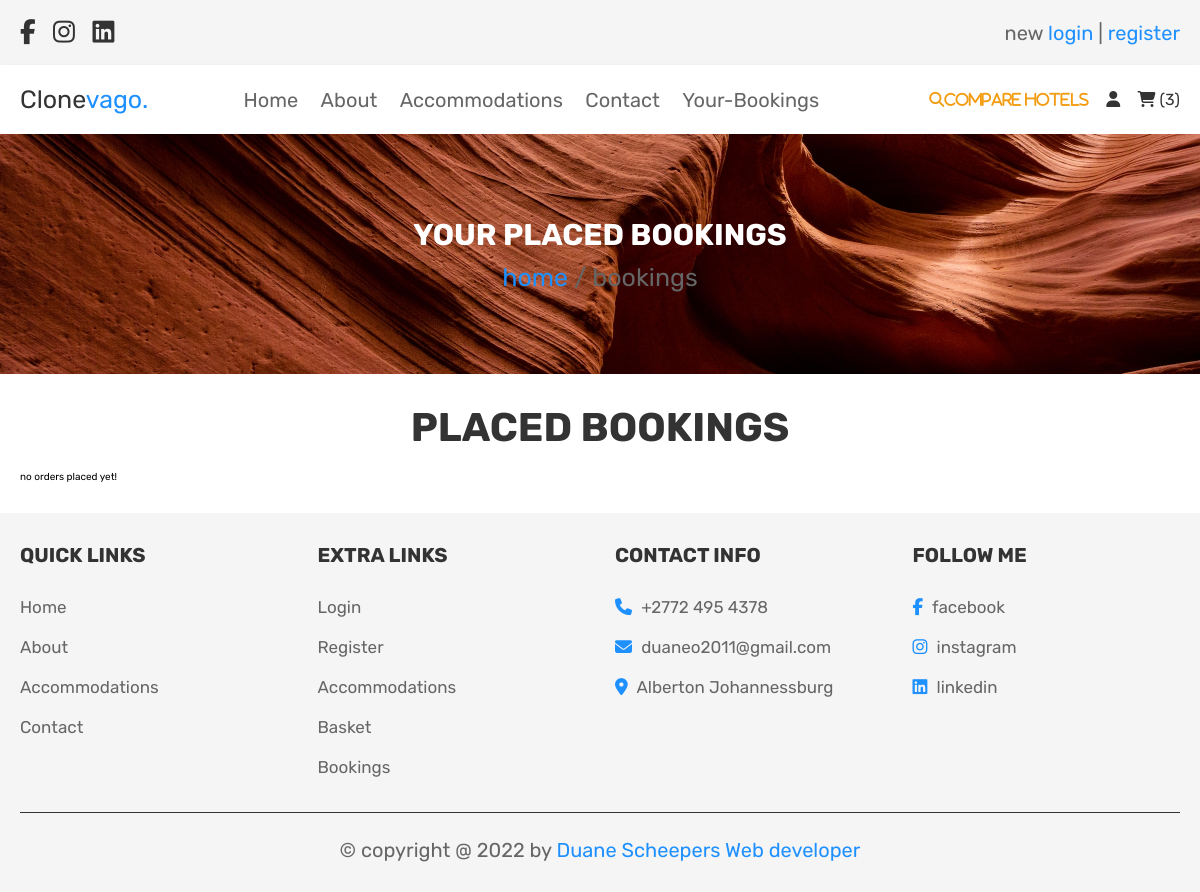
Before: /pages/bookings_page.php (signed in) with the older database file.
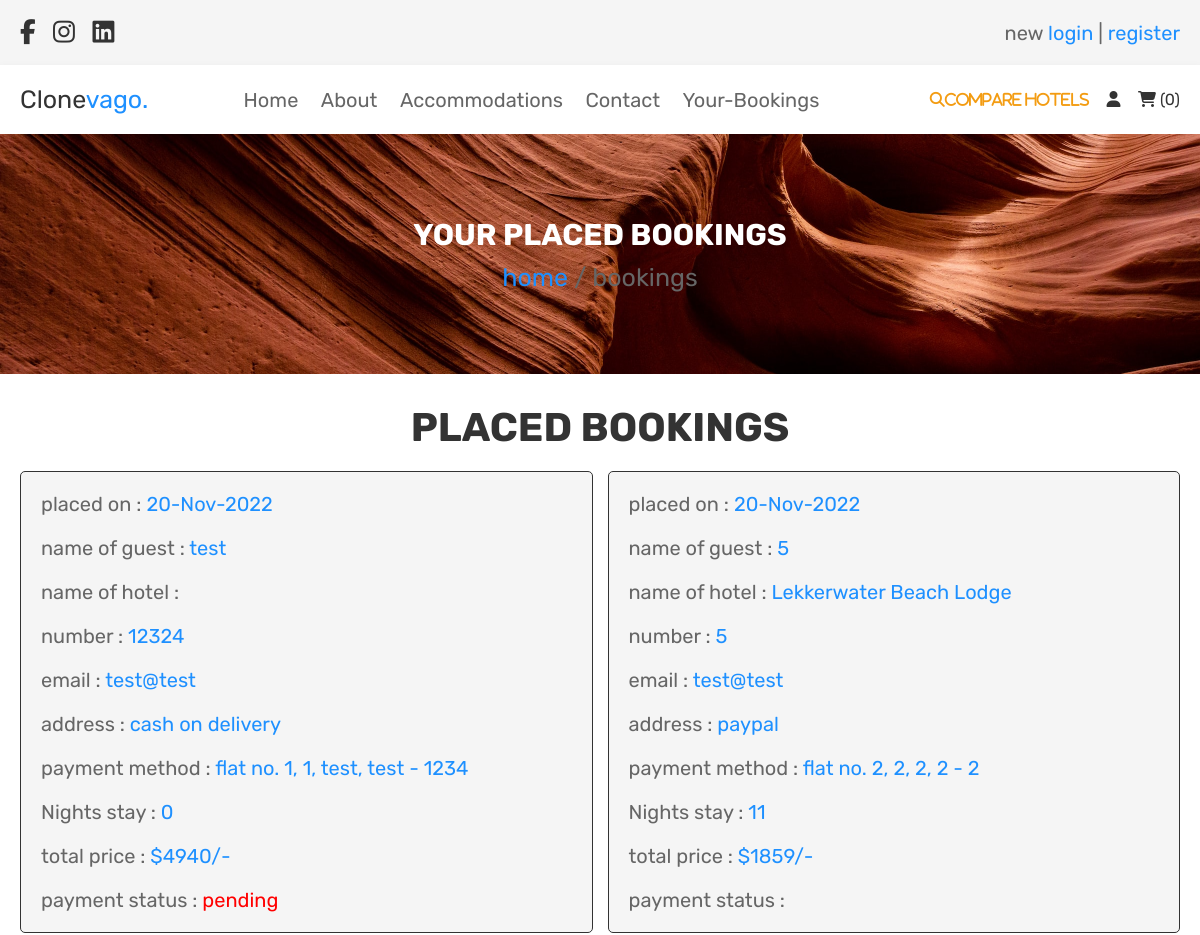
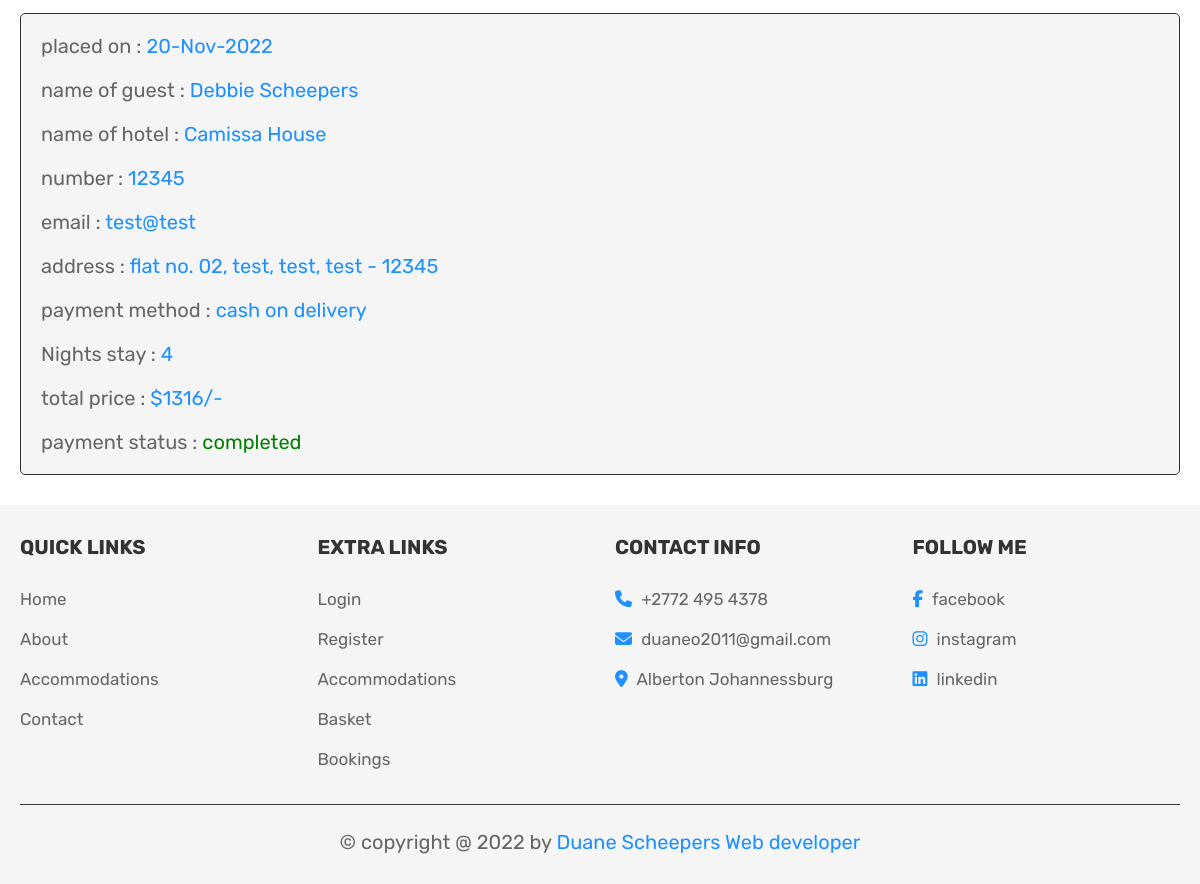
After: the same page with the newer database file (2 pictures, top to bottom).
### tables this page shows
CREATE TABLE `bookings` (
  `id` int(100) NOT NULL,
  `user_id` int(100) NOT NULL,
  `name_guest` varchar(1000) NOT NULL,
  `name_hotel` varchar(100) NOT NULL,
  `image_hotel` varchar(10000) NOT NULL,
  `number` varchar(12) NOT NULL,
  `email` varchar(100) NOT NULL,
  `method` varchar(50) NOT NULL,
  `address_guest` varchar(500) NOT NULL,
  `total_nights` varchar(1000) NOT NULL,
  `num_of_guests` int(100) NOT NULL,
  `price_per_night` int(255) NOT NULL,
  `total_bookings` int(255) NOT NULL,
  `guest_stay` int(254) NOT NULL,
  `total_price` int(100) NOT NULL,
  `placed_on` varchar(50) NOT NULL,
  `payment_status` varchar(20) NOT NULL DEFAULT 'pending',
  `check_in_date` date NOT NULL,
  `check_out_date` date NOT NULL
);

### model/database.class.php (called while the page is built, shortened)
<?php
class DatabaseConnect{
    public function connect(){
        $this->serverName="localhost";
        $this->userName="root";
        $this->dbPassword="";
        $this->dbName="oop-hotel-booking-app-login-db";
        $conn = new mysqli( $this->serverName ,$this->userName,$this->dbPassword,$this->dbName);
        return $conn;
    }
}
?>

### inc/page_check_home.php (called while the page is built, shortened)
<?php
include("../model/database.class.php");
$user_id = $_SESSION['user_id'];
?>

### inc/bookings.inc.php (the view, shortened to what this page needs)
<div class="heading">
   <h3>Your placed Bookings</h3>
   <p> <a href="home.php">home</a> / bookings </p>
</div>
<section class="placed-bookings">
<h1 class="title">Placed Bookings</h1>
<div class="box-container">
   <?php
      $order_query = mysqli_query($connect->connect(), "SELECT * FROM `bookings` WHERE user_id = '$user_id'") or die('query failed');
      if(mysqli_num_rows($order_query) > 0){
         while($fetch_orders = mysqli_fetch_assoc($order_query)){
   ?>
   <div class="box">
      <p> placed on : <span><?php echo $fetch_orders['placed_on']; ?></span> </p>
      <p> name of guest : <span><?php echo $fetch_orders['name_guest']; ?></span> </p>
      <p> name of hotel : <span><?php echo $fetch_orders['name_hotel']; ?></span></p>
      <p> number : <span><?php echo $fetch_orders['number']; ?></span> </p>
      <p> email : <span><?php echo $fetch_orders['email']; ?></span> </p>
      <p> address : <span><?php echo $fetch_orders['address_guest']; ?></span> </p>
      <p> payment method : <span><?php echo $fetch_orders['method']; ?></span> </p>
      <p> Nights stay : <span><?php echo $fetch_orders['guest_stay']; ?></span> </p>
      <p> total price : <span>$<?php echo $fetch_orders['total_price']; ?>/-</span> </p>
      <p> payment status : <span style="color:<?php if($fetch_orders['payment_status'] == 'pending'){ echo 'red'; }else{ echo 'green'; } ?>;"><?php echo $fetch_orders['payment_status']; ?></span> </p>
      </div>
   <?php
    }
   }else{
      echo '<p class="empty">no orders placed yet!</p>';
   }
   ?>
</div>
</section>

### inc/home_nav.inc.php (shortened to what this page needs)
<header class="header">
<div class="header-1">
   <div class="flex">
      <div class="share">
         <a href="#" class="fab fa-facebook-f"></a>
         <a href="#" class="fab fa-instagram"></a>
         <a href="#" class="fab fa-linkedin"></a>
      </div>
      <p> new <a href="login_page.php">login</a> | <a href="register_page.php">register</a> </p>
   </div>
</div>
<div class="header-2">
   <div class="flex">
      <a href="home_page.php" class="logo">Clone<span>vago.</span></a>
      <nav class="navbar">
         <a href="home_page.php">Home</a>
         <a href="about_page.php">About</a>
         <a href="Accommodations_page.php">Accommodations</a>
         <a href="contact_page.php">Contact</a>
         <a href="bookings_page.php">Your-Bookings</a>
      </nav>
      <div class="icons">
         <span><a href="search_page.php" class="compare fas fa-search">compare hotels</a></span>
         <div id="user-btn" class="fas fa-user"></div>
         <?php
            $select_basket_number = mysqli_query($connect->connect(), "SELECT * FROM `basket` WHERE user_id = '$user_id'") or die('query failed');
            $cart_rows_number = mysqli_num_rows($select_basket_number);
         ?>
         <a href="basket_page.php"> <i class="fas fa-shopping-cart"></i> <span>(<?php echo $cart_rows_number; ?>)</span> </a>
      </div>
   </div>
</div>
</header>

Changed rows visible on the page:
added bookings: placed_on "20-Nov-2022", name_guest "test", number "12324", email "test@test", address_guest "cash on delivery", method "flat no. 1, 1, test, test - 1234", guest_stay "0", total_price "4940", payment_status "pending"
added bookings: placed_on "20-Nov-2022", name_guest "5", name_hotel "Lekkerwater Beach Lodge", number "5", email "test@test", address_guest "paypal", method "flat no. 2, 2, 2, 2 - 2", guest_stay "11", total_price "1859"
added bookings: placed_on "20-Nov-2022", name_guest "Debbie Scheepers", name_hotel "Camissa House", number "12345", email "test@test", address_guest "flat no. 02, test, test, test - 12345", method "cash on delivery", guest_stay "4", total_price "1316", payment_status "completed"
Other visible differences:
$cart_rows_number: "3" → "0"
text no longer shown: "no orders placed yet!"
